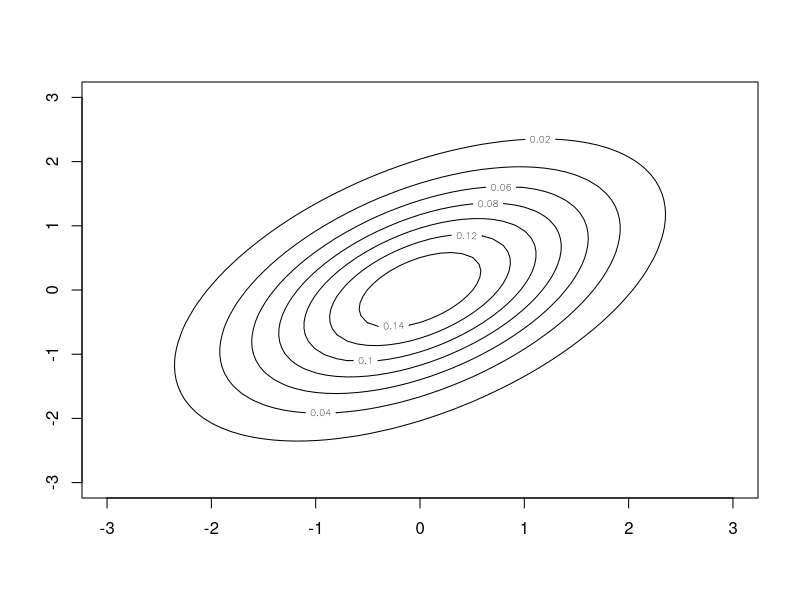

Reproduce this figure in R.
 line <- function(M)
{
	determ <-det(M)
	
	a <- M[2,2]/determ
	b <- -M[2,1]/determ
	c <- -M[1,2]/determ
	d <- M[1,1]/determ
	
	m1 <- 0
	m2 <- 0
  
	x <- seq(-3, 3, 0.1)
	y <- seq(-3, 3, 0.1)
	
	A <- a
	B <- d
	C <- b+c
	D <- -2*m1*a-b*m1-c*m1
	E <- m1*b-y*m1*c-2*m2*d
	F <- a*m1^2+b*m1*m2+m1*m2*c+m2^2*d
	
	func <- function(x, y) {
    	1/(2*pi*sqrt(determ))*exp((-1/2)*(x^2*A + y^2*B + x*y*C + x*D + y*E + F))
	}
	z <- outer(x, y, func)
	contour(x, y, z)
}

line(matrix(c(1,1,0,1),2,2))
